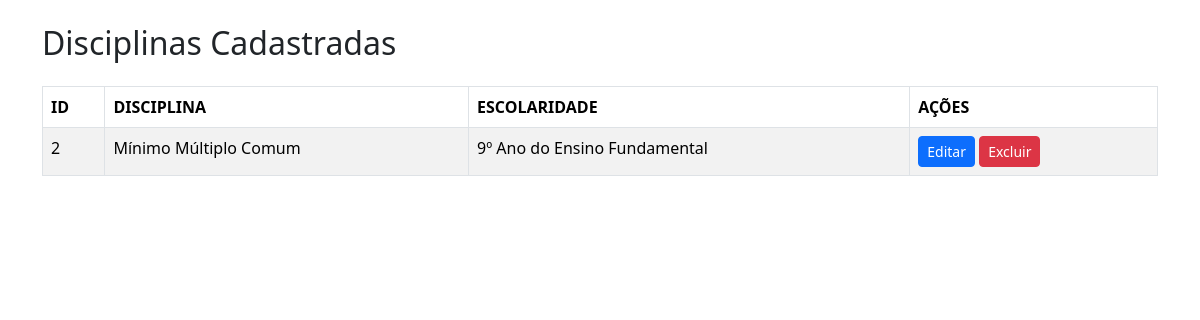
/FORMULÁRIOS/DISCIPLINAS/listar_disciplinas.php, run on the app's committed database.
### tables this page shows
CREATE TABLE IF NOT EXISTS `disciplinas` (
  `id` int NOT NULL AUTO_INCREMENT,
  `disciplina` varchar(256) NOT NULL,
  `id_escolaridade` int NOT NULL,
  PRIMARY KEY (`id`)
);

CREATE TABLE IF NOT EXISTS `anos_escolaridades` (
  `id` int NOT NULL AUTO_INCREMENT,
  `nome_escolaridade` varchar(256) NOT NULL,
  `id_nivel_ensino` int NOT NULL,
  PRIMARY KEY (`id`)
);

### FORMULÁRIOS/DISCIPLINAS/listar_disciplinas.php (the view, shortened to what this page needs)
<?php
require_once('../../DASHBOARDS/include/connection.php');
$sql_disciplina = "
    SELECT
        d.id,
        d.disciplina,
        ae.nome_escolaridade AS nome_escolaridade
    FROM
        disciplinas d
    JOIN
        anos_escolaridades ae ON d.id_escolaridade = ae.id
    ORDER BY
        d.id DESC
";
$disciplina = $pdo->prepare($sql_disciplina);
$disciplina->execute();
?>
<!DOCTYPE html>
<html lang="en">
<head>
    <link href="https://cdn.jsdelivr.net/npm/bootstrap@5.3.3/dist/css/bootstrap.min.css" rel="stylesheet">
    <link rel="stylesheet" type="text/css" href="https://cdn.datatables.net/2.0.7/css/dataTables.dataTables.min.css">
</head>
<body>
    <section class="container">
        <h2 class="my-4">Disciplinas Cadastradas</h2>
        <table class="table table-striped table-bordered" id="minhaTabela">
            <thead>
                <tr>
                    <th>ID</th>
                    <th>DISCIPLINA</th>
                    <th>ESCOLARIDADE</th>
                    <th>AÇÕES</th>
                </tr>
            </thead>
            <tbody>
                <?php
                while ($disc = $disciplina->fetch(PDO::FETCH_ASSOC)) {
                ?>
                    <tr>
                        <td><?php echo htmlspecialchars($disc['id']); ?></td>
                        <td><?php echo htmlspecialchars($disc['disciplina']); ?></td>
                        <td><?php echo htmlspecialchars($disc['nome_escolaridade']); ?></td>
                        <td>
                            <a class="btn btn-primary btn-sm"
                                href="<?php echo 'editar_disciplinas.php?id=' . $disc['id']; ?>">Editar</a>
                            <a class="btn btn-danger btn-sm"
                                href="<?php echo 'deletar_disciplinas.php?id=' . $disc['id']; ?>">Excluir</a>
                        </td>
                    </tr>
                <?php } ?>
            </tbody>
        </table>
    </section>
</body>
</html>

### data on the page
disciplinas: id "2", disciplina "Mínimo Múltiplo Comum", anos_escolaridades.nome_escolaridade "9º Ano do Ensino Fundamental"
